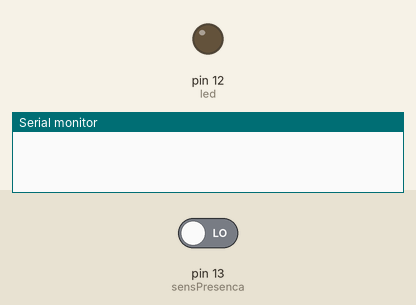
Recording of a sketch running on a simulated Arduino Uno, built with avr-gcc and run on an emulated ATmega328P. Shown: output pins drawn as LEDs (lit = HIGH), the last lines printed to the serial monitor. Inputs (shaded band) come from the test bench; at power-on: pin 13 (sensPresenca) LOW.

Above: at 1.2 s.
1.3 s: pin 13 (sensPresenca) driven HIGH
At 1.9 s:
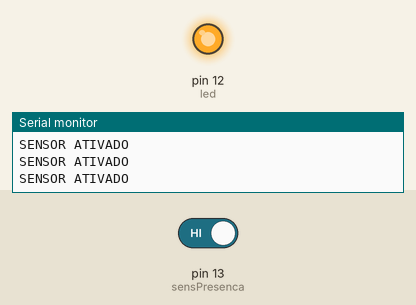
2.8 s: pin 13 (sensPresenca) driven LOW
At 3.5 s:
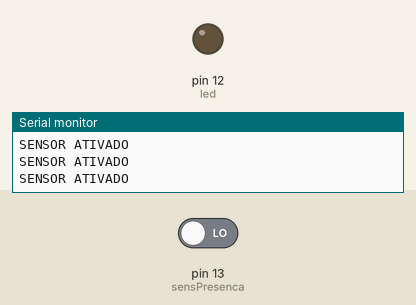
Timing chart, 0 to 5.8 s (numbered marks = the images above; inputs shaded):
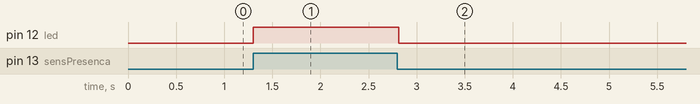

The sketch:

lab09.ino
```cpp
// C++ code
//

int sensPresenca = 13;
int led = 12;
int valorSensor;
void setup()
{
  Serial.begin(9600);
  pinMode(sensPresenca, INPUT);
  pinMode(led, OUTPUT);
}

void loop()
{
  valorSensor = digitalRead(sensPresenca);
  if(valorSensor == HIGH){
    Serial.println("SENSOR ATIVADO");
    digitalWrite(led, HIGH);
  }
  else
  {
    digitalWrite(led, LOW);
  }
}
```

Measured:
- after the input at 1.3 s, pin 12 (led): LOW → HIGH at once
- after the input at 2.8 s, pin 12 (led): HIGH → LOW at once
